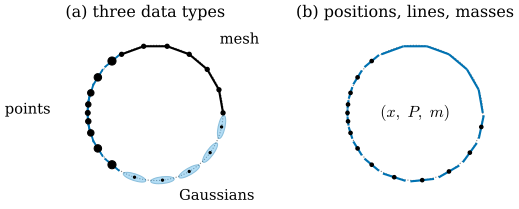

Reproduce this figure in Python.
"""Figure 46.1.1: one circle, three data types, one kind of object.

(a) the unit circle (r = 1) represented on three arcs by an inscribed polygon (mesh), by a nonuniform point cloud
with unoriented tangent lines and weights, and by flat 2D Gaussians.
(b) the same data after forgetting the type: short tangent segments at positions, with thickness proportional to
the mass per unit length (all are lists of (position, unoriented tangent line, mass)).

Run from the project root: PYTHONPATH=tools python3 chapters/46-varifold-background/figures/fig-46-1-1-three-representations.py
"""
import sys
from pathlib import Path

import numpy as np

sys.path.insert(0, str(Path(__file__).resolve().parents[1] / "lib"))
import dgfig  # noqa: E402

dgfig.setup()
import matplotlib.pyplot as plt  # noqa: E402
from matplotlib.patches import Ellipse  # noqa: E402

import var46 as v  # noqa: E402

C = dgfig.COLORS
r = 1.0

# --- mesh: inscribed polygon on t in [0, 2pi/3], vertices every pi/9
tm = np.linspace(0.0, 2 * np.pi / 3, 7)
Pm = v.circle(tm, r)
# --- point cloud on t in [2pi/3, 4pi/3]: nonuniform, Voronoi weights (arc length of the cell)
u = (np.arange(9) + 0.5) / 9
tp = 2 * np.pi / 3 + (2 * np.pi / 3) * (u + 0.08 * np.sin(2 * np.pi * u))
mids = 0.5 * (tp[1:] + tp[:-1])
edges = np.concatenate([[2 * np.pi / 3], mids, [4 * np.pi / 3]])
wp = r * np.diff(edges)
Xp = v.circle(tp, r)
Tp = v.circle_tangent(tp)
# --- Gaussians on t in [4pi/3, 2pi]: 5 cells, s1 = half cell length / 1.2, s2 = 0.035
cells = np.linspace(4 * np.pi / 3, 2 * np.pi, 6)
tg = 0.5 * (cells[1:] + cells[:-1])
Xg = v.circle(tg, r)
Tg = v.circle_tangent(tg)
cell_len = r * np.diff(cells)
s1 = cell_len / 2 / 1.2
s2 = np.full(5, 0.05)

# self-checks: points on the circle, tangent orthogonal to radius, weights add up to the arc length
assert np.allclose(np.linalg.norm(Xp, axis=1), r) and np.allclose(np.linalg.norm(Xg, axis=1), r)
assert np.allclose(np.sum(Tp * Xp, axis=1), 0) and abs(wp.sum() - 2 * np.pi / 3 * r) < 1e-12
# covariance of each Gaussian: its largest-eigenvalue eigenvector is the tangent
for k in range(5):
    R = np.column_stack([Tg[k], Xg[k] / r])
    S = R @ np.diag([s1[k] ** 2, s2[k] ** 2]) @ R.T
    w, Q = np.linalg.eigh(S)
    assert abs(abs(Q[:, 1] @ Tg[k]) - 1) < 1e-12

fig, axes = plt.subplots(1, 2, figsize=(6.4, 3.3))
tt = np.linspace(0, 2 * np.pi, 400)

ax = axes[0]
ax.plot(*v.circle(tt, r).T, color=C["aux"], lw=0.8, ls=":", zorder=1)
ax.plot(Pm[:, 0], Pm[:, 1], color=C["main"], lw=1.6, zorder=3)
ax.plot(Pm[:, 0], Pm[:, 1], "o", color=C["main"], ms=3, zorder=4)
for x, t_, w in zip(Xp, Tp, wp):
    ax.plot([x[0] - 0.13 * t_[0], x[0] + 0.13 * t_[0]], [x[1] - 0.13 * t_[1], x[1] + 0.13 * t_[1]],
            color=C["tangent"], lw=1.4, zorder=3)
ax.scatter(Xp[:, 0], Xp[:, 1], s=110 * wp, color=C["main"], zorder=4)
for x, t_, a, b in zip(Xg, Tg, s1, s2):
    ang = np.degrees(np.arctan2(t_[1], t_[0]))
    ax.add_patch(Ellipse(x, 2 * a, 2 * b, angle=ang, facecolor=C["region"], alpha=0.45,
                         edgecolor=C["tangent"], lw=0.8, zorder=3))
    ax.plot(*x, ".", color=C["main"], ms=3, zorder=4)
ax.text(0.95, 0.98, "mesh", fontsize=11, ha="left", va="bottom")
ax.text(-1.55, 0.05, "points", fontsize=11, ha="right", va="center")
ax.text(0.35, -1.12, "Gaussians", fontsize=11, ha="left", va="top")
ax.set_title("(a) three data types", fontsize=12)

ax = axes[1]
ax.plot(*v.circle(tt, r).T, color=C["aux"], lw=0.8, ls=":", zorder=1)
# mesh edges: mass per unit length 1 -> width 1.6
for a, b in zip(Pm[:-1], Pm[1:]):
    ax.plot([a[0], b[0]], [a[1], b[1]], color=C["tangent"], lw=1.6, solid_capstyle="butt", zorder=3)
# atoms: segment of length 0.84 m along the tangent (mass of its cell; the gap shows the atoms are separate)
for X, T, M in ((Xp, Tp, wp), (Xg, Tg, cell_len)):
    for x, t_, m in zip(X, T, M):
        ax.plot([x[0] - 0.42 * m * t_[0], x[0] + 0.42 * m * t_[0]],
                [x[1] - 0.42 * m * t_[1], x[1] + 0.42 * m * t_[1]],
                color=C["tangent"], lw=1.6, solid_capstyle="butt", zorder=3)
        ax.plot(*x, "o", color=C["main"], ms=2.5, zorder=4)
ax.text(0.0, 0.0, r"$(x,\ P,\ m)$", fontsize=12, ha="center", va="center")
ax.set_title("(b) positions, lines, masses", fontsize=12)

for ax in axes:
    ax.set_aspect("equal")
    ax.set_xlim(-1.75, 1.45)
    ax.set_ylim(-1.35, 1.3)
    ax.set_axis_off()

dgfig.save(fig, __file__)
